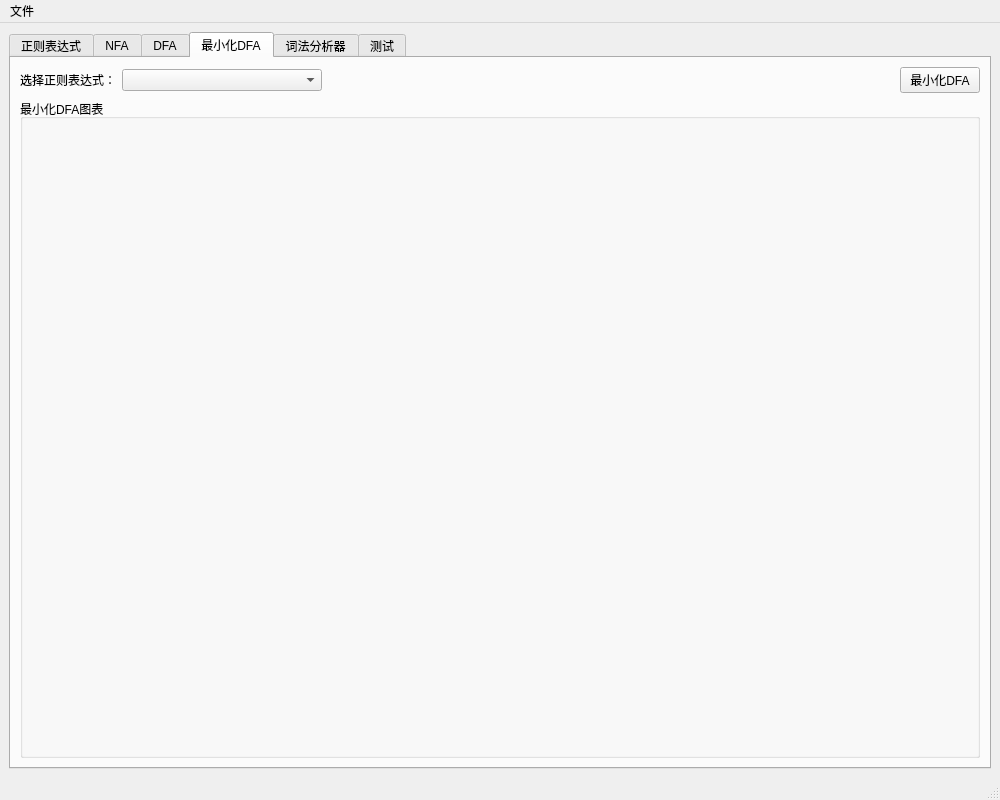
<?xml version="1.0" encoding="UTF-8"?>
<ui version="4.0">
 <class>Task1Window</class>
 <widget class="QMainWindow" name="Task1Window">
  <property name="geometry">
   <rect>
    <x>0</x>
    <y>0</y>
    <width>1000</width>
    <height>800</height>
   </rect>
  </property>
  <property name="windowTitle">
   <string>词法分析器生成器</string>
  </property>
  <widget class="QWidget" name="centralwidget">
   <layout class="QVBoxLayout" name="verticalLayout">
    <item>
     <widget class="QTabWidget" name="tabWidget">
      <property name="currentIndex">
       <number>3</number>
      </property>
      <widget class="QWidget" name="tabRegex">
       <attribute name="title">
        <string>正则表达式</string>
       </attribute>
       <layout class="QVBoxLayout" name="verticalLayout_2">
        <item>
         <widget class="QTextEdit" name="textEditRegex"/>
        </item>
        <item>
         <layout class="QHBoxLayout" name="horizontalLayout">
          <item>
           <widget class="QPushButton" name="btnOpenRegex">
            <property name="text">
             <string>打开</string>
            </property>
           </widget>
          </item>
          <item>
           <widget class="QPushButton" name="btnSaveRegex">
            <property name="text">
             <string>保存</string>
            </property>
           </widget>
          </item>
          <item>
           <spacer name="horizontalSpacer">
            <property name="orientation">
             <enum>Qt::Orientation::Horizontal</enum>
            </property>
            <property name="sizeHint" stdset="0">
             <size>
              <width>40</width>
              <height>20</height>
             </size>
            </property>
           </spacer>
          </item>
          <item>
           <widget class="QPushButton" name="btnParseRegex">
            <property name="text">
             <string>解析正则表达式</string>
            </property>
           </widget>
          </item>
         </layout>
        </item>
       </layout>
      </widget>
      <widget class="QWidget" name="tabNFA">
       <attribute name="title">
        <string>NFA</string>
       </attribute>
       <layout class="QVBoxLayout" name="verticalLayout_3">
        <item>
         <layout class="QHBoxLayout" name="horizontalLayout_5">
          <item>
           <widget class="QLabel" name="labelNFA">
            <property name="text">
             <string>选择正则表达式：</string>
            </property>
           </widget>
          </item>
          <item>
           <widget class="QComboBox" name="comboBoxNFA">
            <property name="minimumSize">
             <size>
              <width>200</width>
              <height>0</height>
             </size>
            </property>
           </widget>
          </item>
          <item>
           <spacer name="horizontalSpacer_2">
            <property name="orientation">
             <enum>Qt::Orientation::Horizontal</enum>
            </property>
            <property name="sizeHint" stdset="0">
             <size>
              <width>40</width>
              <height>10</height>
             </size>
            </property>
           </spacer>
          </item>
          <item>
           <widget class="QPushButton" name="btnGenerateNFA">
            <property name="text">
             <string>生成NFA</string>
            </property>
           </widget>
          </item>
         </layout>
        </item>
        <item>
         <widget class="QGroupBox" name="groupBoxNFA">
          <property name="title">
           <string>NFA图表</string>
          </property>
          <layout class="QVBoxLayout" name="verticalLayout_8"/>
         </widget>
        </item>
       </layout>
      </widget>
      <widget class="QWidget" name="tabDFA">
       <attribute name="title">
        <string>DFA</string>
       </attribute>
       <layout class="QVBoxLayout" name="verticalLayout_4">
        <item>
         <layout class="QHBoxLayout" name="horizontalLayout_6">
          <item>
           <widget class="QLabel" name="labelDFA">
            <property name="text">
             <string>选择正则表达式：</string>
            </property>
           </widget>
          </item>
          <item>
           <widget class="QComboBox" name="comboBoxDFA">
            <property name="minimumSize">
             <size>
              <width>200</width>
              <height>0</height>
             </size>
            </property>
           </widget>
          </item>
          <item>
           <spacer name="horizontalSpacer_3">
            <property name="orientation">
             <enum>Qt::Orientation::Horizontal</enum>
            </property>
            <property name="sizeHint" stdset="0">
             <size>
              <width>40</width>
              <height>20</height>
             </size>
            </property>
           </spacer>
          </item>
          <item>
           <widget class="QPushButton" name="btnGenerateDFA">
            <property name="text">
             <string>生成DFA</string>
            </property>
           </widget>
          </item>
         </layout>
        </item>
        <item>
         <widget class="QGroupBox" name="groupBoxDFA">
          <property name="title">
           <string>DFA图表</string>
          </property>
          <layout class="QVBoxLayout" name="verticalLayout_16"/>
         </widget>
        </item>
       </layout>
      </widget>
      <widget class="QWidget" name="tabMinDFA">
       <attribute name="title">
        <string>最小化DFA</string>
       </attribute>
       <layout class="QVBoxLayout" name="verticalLayout_5">
        <item>
         <layout class="QHBoxLayout" name="horizontalLayout_7">
          <item>
           <widget class="QLabel" name="labelMinDFA">
            <property name="text">
             <string>选择正则表达式：</string>
            </property>
           </widget>
          </item>
          <item>
           <widget class="QComboBox" name="comboBoxMinDFA">
            <property name="minimumSize">
             <size>
              <width>200</width>
              <height>0</height>
             </size>
            </property>
           </widget>
          </item>
          <item>
           <spacer name="horizontalSpacer_4">
            <property name="orientation">
             <enum>Qt::Orientation::Horizontal</enum>
            </property>
            <property name="sizeHint" stdset="0">
             <size>
              <width>40</width>
              <height>20</height>
             </size>
            </property>
           </spacer>
          </item>
          <item>
           <widget class="QPushButton" name="btnMinimizeDFA">
            <property name="text">
             <string>最小化DFA</string>
            </property>
           </widget>
          </item>
         </layout>
        </item>
        <item>
         <widget class="QGroupBox" name="groupBoxMinDFA">
          <property name="title">
           <string>最小化DFA图表</string>
          </property>
          <layout class="QVBoxLayout" name="verticalLayout_22"/>
         </widget>
        </item>
       </layout>
      </widget>
      <widget class="QWidget" name="tabLexer">
       <attribute name="title">
        <string>词法分析器</string>
       </attribute>
       <layout class="QVBoxLayout" name="verticalLayout_6">
        <item>
         <widget class="QTextEdit" name="textEditLexerCode"/>
        </item>
        <item>
         <layout class="QHBoxLayout" name="horizontalLayout_2">
          <item>
           <widget class="QPushButton" name="btnGenerateLexer">
            <property name="text">
             <string>生成词法分析器</string>
            </property>
           </widget>
          </item>
          <item>
           <widget class="QPushButton" name="btnSaveLexer">
            <property name="text">
             <string>保存为.cpp</string>
            </property>
           </widget>
          </item>
         </layout>
        </item>
       </layout>
      </widget>
      <widget class="QWidget" name="tabTest">
       <attribute name="title">
        <string>测试</string>
       </attribute>
       <layout class="QVBoxLayout" name="verticalLayout_7">
        <item>
         <layout class="QHBoxLayout" name="horizontalLayout_3">
          <item>
           <widget class="QTextEdit" name="textEditTestInput">
            <property name="maximumSize">
             <size>
              <width>400</width>
              <height>16777215</height>
             </size>
            </property>
           </widget>
          </item>
          <item>
           <widget class="QTableWidget" name="tableTestOutput">
            <property name="alternatingRowColors">
             <bool>true</bool>
            </property>
            <column>
             <property name="text">
              <string>行号</string>
             </property>
            </column>
            <column>
             <property name="text">
              <string>单词</string>
             </property>
            </column>
            <column>
             <property name="text">
              <string>编码</string>
             </property>
            </column>
           </widget>
          </item>
         </layout>
        </item>
        <item>
         <layout class="QHBoxLayout" name="horizontalLayout_4">
          <item>
           <widget class="QPushButton" name="btnOpenTestFile">
            <property name="text">
             <string>打开测试文件</string>
            </property>
           </widget>
          </item>
          <item>
           <widget class="QPushButton" name="btnRunLexer">
            <property name="text">
             <string>运行词法分析</string>
            </property>
           </widget>
          </item>
          <item>
           <widget class="QPushButton" name="btnSaveTestOutput">
            <property name="text">
             <string>保存结果</string>
            </property>
           </widget>
          </item>
         </layout>
        </item>
       </layout>
      </widget>
     </widget>
    </item>
   </layout>
  </widget>
  <widget class="QMenuBar" name="menubar">
   <property name="geometry">
    <rect>
     <x>0</x>
     <y>0</y>
     <width>1000</width>
     <height>21</height>
    </rect>
   </property>
   <widget class="QMenu" name="menuFile">
    <property name="title">
     <string>文件</string>
    </property>
    <addaction name="actionOpenRegex"/>
    <addaction name="actionSaveRegex"/>
    <addaction name="separator"/>
    <addaction name="actionExit"/>
   </widget>
   <addaction name="menuFile"/>
  </widget>
  <widget class="QStatusBar" name="statusbar"/>
  <action name="actionOpenRegex">
   <property name="text">
    <string>打开正则表达式</string>
   </property>
  </action>
  <action name="actionSaveRegex">
   <property name="text">
    <string>保存正则表达式</string>
   </property>
  </action>
  <action name="actionExit">
   <property name="text">
    <string>退出</string>
   </property>
  </action>
 </widget>
 <resources/>
 <connections/>
</ui>
